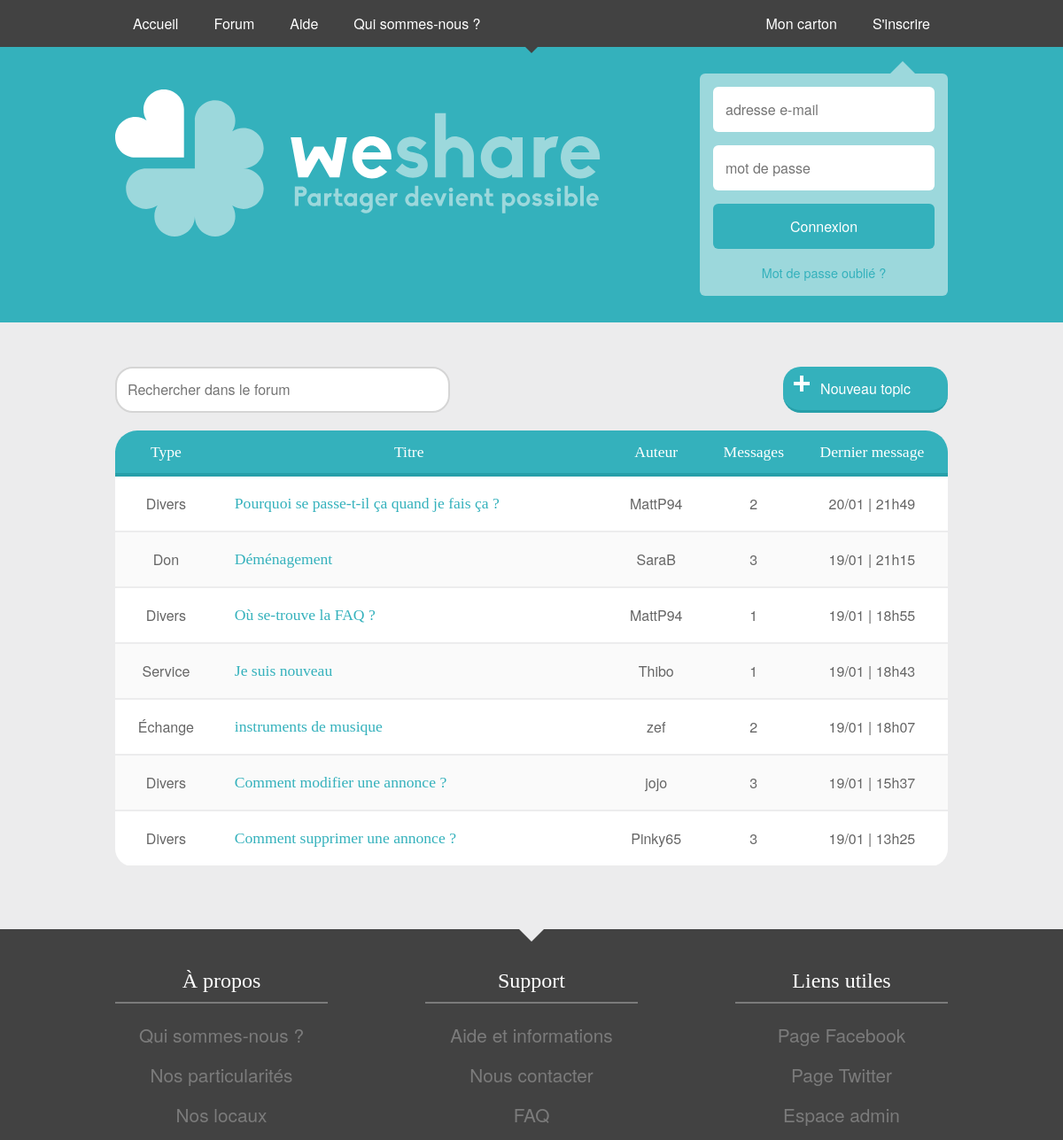
The app's page /index.php?target=forum with its own data.
### tables this page shows
CREATE TABLE `topic` (
  `id` int(11) NOT NULL AUTO_INCREMENT,
  `id_utilisateur` int(11) NOT NULL,
  `titre` varchar(255) NOT NULL,
  `contenu` text NOT NULL,
  `date` datetime NOT NULL,
  `type` int(11) NOT NULL,
  `last_date` datetime NOT NULL,
  PRIMARY KEY (`id`)
);

CREATE TABLE `utilisateur` (
  `id` int(11) NOT NULL AUTO_INCREMENT,
  `pseudo` varchar(255) NOT NULL,
  `email` varchar(255) NOT NULL,
  `code_postal` int(11) NOT NULL,
  `mot_de_passe` varchar(255) NOT NULL,
  `nom` varchar(255) NOT NULL,
  `prenom` varchar(255) NOT NULL,
  `date_de_naissance` varchar(255) NOT NULL,
  `adresse` varchar(255) NOT NULL,
  `tel` varchar(255) NOT NULL,
  `nb_connexion` int(11) NOT NULL,
  `confirmation` varchar(255) NOT NULL,
  `date_inscription` datetime NOT NULL,
  `url_profile_image` varchar(255) NOT NULL,
  `score` int(11) NOT NULL,
  `notification` int(11) NOT NULL,
  `ma_description` text NOT NULL,
  PRIMARY KEY (`id`)
);

CREATE TABLE `rubrique` (
  `id` int(11) NOT NULL AUTO_INCREMENT,
  `nom` varchar(255) NOT NULL,
  PRIMARY KEY (`id`)
);

### controllers/controller_forum.php (called while the page is built)
<?php
	require('models/model_forum.php');
	if(ISSET($_POST['search']))
	{
		$get_topic = get_search_topic($_POST['search']);
		$nb_topic = nb_search_topic($_POST['search']);
	}
	else
	{
		$get_topic = get_topic();
		$nb_topic = nb_topic();
	}
	include ('views/view_forum.php');
?>

### models/model_forum.php (called while the page is built, shortened)
<?php
	require('models/bdd_connexion.php');
	function get_topic()
	{
		global $bdd;
		$req = $bdd->query('SELECT topic.id AS id, rubrique.nom AS type, topic.titre AS titre, utilisateur.pseudo AS pseudo, utilisateur.id AS id_user, DATE_FORMAT(last_date, \'%e/%m | %kh%i\') AS last_date_print FROM topic LEFT JOIN rubrique ON topic.type = rubrique.id LEFT JOIN utilisateur ON utilisateur.id = topic.id_utilisateur ORDER BY last_date DESC');
		return $req;
	}
	function nb_topic()
	{
		global $bdd;
		$req = $bdd->query('SELECT COUNT(*) AS nb FROM topic LEFT JOIN rubrique ON topic.type = rubrique.id LEFT JOIN utilisateur ON utilisateur.id = topic.id_utilisateur ORDER BY last_date DESC');
		$data = $req->fetch();
		return $data['nb'];
	}
	function get_nb_message_topic($id_topic)
	{
		global $bdd;
		$req = $bdd->prepare('SELECT COUNT(*) AS nb FROM message WHERE id_topic = ?');
		$req->execute(array($id_topic));
		$data = $req->fetch();
		return $data['nb'];
	}
	function print_first_words($var)
	{
		$nb_words = 20;
		$tab= explode(' ', $var, $nb_words+1);
		if(count($tab) <= $nb_words) {$end = '';}else{$end = ' [...]';}
		unset($tab[$nb_words]);
		return implode(' ', $tab).$end;
	}
?>

### views/view_forum.php (the view, shortened to what this page needs)
<div id="content">
    <div class="container">
    	<div id="forum">
    		<div id="block_button">
    			<form action="index.php?target=forum" method="post"><input type="text" name="search" class="search_topic" placeholder="Rechercher dans le forum" /></form><a href="<?php if(ISSET($_SESSION['id'])) { echo 'index.php?target=add_topic'; } else { echo '#'; }?>" class="button_add">Nouveau topic</a>
    		</div>
    		<table>
    			<tr>
    				<td class="type">Type</td>
    				<td class="title">Titre</td>
    				<td class="author">Auteur</td>
    				<td class="message">Messages</td>
    				<td class="last_message">Dernier message</td>
    			</tr>
    		<?php
    			if($nb_topic > 0)
    			{
					while($topic = $get_topic->fetch())
					{
					$nb_message = get_nb_message_topic($topic['id']);
					if($topic['type'] == '')
					{
						$topic['type'] = 'Divers';
					}
					?>
					<tr>
						<td><?php echo $topic['type']; ?></td>
						<td class="title_content"><a href="index.php?target=forum_message&amp;id_topic=<?php echo $topic['id']; ?>"><?php echo print_first_words($topic['titre']); ?></a></td>
						<td class="author_content"><a href="index.php?target=user&amp;profil=<?php echo $topic['id_user']; ?>"><?php echo $topic['pseudo']; ?></a></td>
						<td><?php echo $nb_message; ?></td>
						<td><?php echo $topic['last_date_print']; ?></td>
					</tr>
					<?php
					}
				}
				else
				{
				?>
					<tr>
						<td colspan="5" style="padding: 30px; font-size: 1.3em;">Aucun topic</td>
					</tr>
				<?php
				}
    		?>
    		</table>
    	</div>
    </div>
</div>
<?php
    include ('template.php');
?>

### components/css/main.css (style rules this page uses)
html { height: 100%; }
body { overflow: scroll; word-wrap: break-word; font-family: 'Biko Regular', 'Helvetica Neue', Arial; background-color: #ffffff; height: 100%; }
textarea, input { font-family: 'Biko Regular', 'Helvetica Neue', Arial; font-size: 1em; }
.container { width: 940px; margin: auto; padding: 0px 0px; }

### components/css/forum.css (style rules this page uses)
body { background-color: #ececed; }
#forum { margin: 50px 0 70px 0; }
table { width: 100%; table-layout:fixed; text-align: center; }
td { height: 38px; vertical-align:middle; color: #666666; border-bottom: 2px #ececed solid; }
table tr:nth-child(2n+1) td { background-color: #fafafa; }
table tr:nth-child(2n) td { background-color: #ffffff; }
table tr:first-child td { background-color: #34b1bc; }
table tr:last-child { border-bottom-left-radius: 25px; border-bottom-right-radius: 25px; }
.type { width: 12%; border-top-left-radius: 25px; }
.author { width: 13%; }
.message { width: 10%; }
.last_message { width: 18%; border-top-right-radius: 25px; }
.type, .title, .author, .message, .last_message { height: 46px; font-family: 'Biko Bold'; font-size: 1.1em; color: #ffffff; background-color: #34b1bc; border-bottom: 4px #279fa9 solid; }
tr:last-child td:first-child { border-bottom-left-radius: 20px; }
tr:last-child td:last-child { border-bottom-right-radius: 20px; }
.title_content { padding: 0 20px; text-align: left; font-family: 'Biko Bold'; color: #34b1bc; }
.title_content a { display: block; text-decoration: none; color: #34b1bc; padding: 20px 0; font-size: 1.1em; }
.author_content a { text-decoration: none; color: #666666; }
#block_button { margin-bottom: 20px; }
#block_button:after { content: ""; display: table; clear: both; }
.button_add { display: block; float: right; background-color: #34b1bc; text-align: center; color: #ffffff; transition: all 0.3s; text-decoration: none; border-radius: 20px; border: 0; padding: 13px 23px; background-image: url('../img/add_item.svg'); background-repeat: no-repeat; background-position: 12px 10px; width: 140px; border-bottom: 3px #279fa9 solid; }
.search_topic { float: left; padding: 12px; padding-bottom: 13px; border-radius: 6px; border: 2px #d5d5d5 solid; transition: all 0.5s; width: 350px; border-radius: 20px; color: #666666; }

### records on screen
topic: type "Divers", titre "Pourquoi se passe-t-il ça quand je fais ça ?", id_utilisateur.pseudo "MattP94", nb_message "2", last_date_print "20/01 | 21h49"
topic: rubrique.nom "Don", titre "Déménagement", id_utilisateur.pseudo "SaraB", nb_message "3", last_date_print "19/01 | 21h15"
topic: type "Divers", titre "Où se-trouve la FAQ ?", id_utilisateur.pseudo "MattP94", nb_message "1", last_date_print "19/01 | 18h55"
topic: rubrique.nom "Service", titre "Je suis nouveau", id_utilisateur.pseudo "Thibo", nb_message "1", last_date_print "19/01 | 18h43"
topic: rubrique.nom "Échange", titre "instruments de musique", id_utilisateur.pseudo "zef", nb_message "2", last_date_print "19/01 | 18h07"
topic: type "Divers", titre "Comment modifier une annonce ?", id_utilisateur.pseudo "jojo", id "3", last_date_print "19/01 | 15h37"
topic: type "Divers", titre "Comment supprimer une annonce ?", id_utilisateur.pseudo "Pinky65", nb_message "3", last_date_print "19/01 | 13h25"
